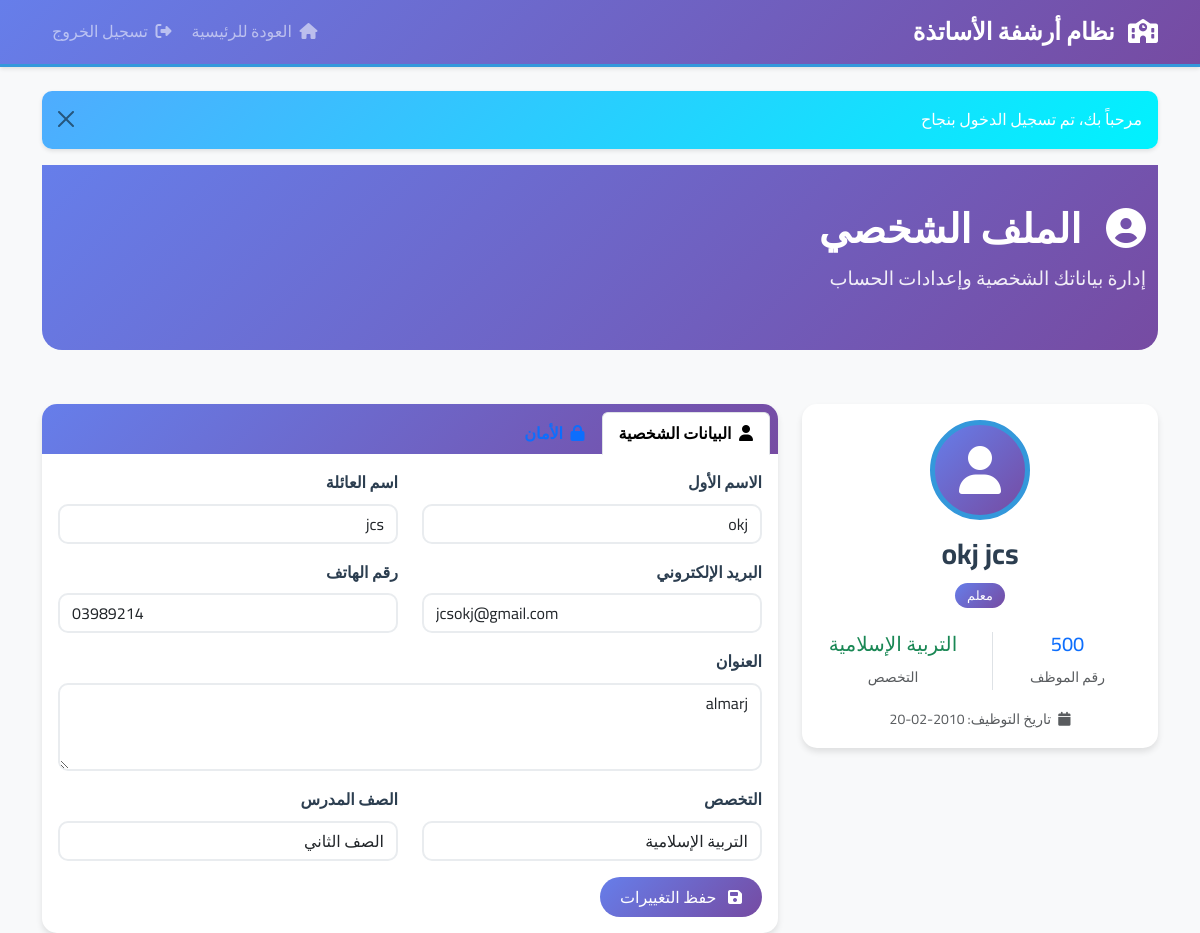
The app's page /teachers/profile.php (signed in) with its own data.
### tables this page shows
CREATE TABLE teachers (
            id INTEGER PRIMARY KEY AUTOINCREMENT,
            user_id INTEGER UNIQUE,
            employee_id VARCHAR(20) UNIQUE,
            first_name VARCHAR(50) NOT NULL,
            last_name VARCHAR(50) NOT NULL,
            email VARCHAR(100),
            phone VARCHAR(20),
            address TEXT,
            hire_date DATE,
            birth_date DATE,
            national_id VARCHAR(20),
            subject VARCHAR(100),
            grade_level VARCHAR(50),
            photo VARCHAR(255),
            is_present INTEGER DEFAULT 0,
            created_at DATETIME DEFAULT CURRENT_TIMESTAMP,
            updated_at DATETIME DEFAULT CURRENT_TIMESTAMP,
            FOREIGN KEY (user_id) REFERENCES users(id) ON DELETE CASCADE
        );

### config/database.php (called while the page is built, shortened)
<?php
class Database {
    private $db;
    private $dbPath;
    public function __construct($dbPath = null) {
        $this->dbPath = $dbPath ?? (defined('DB_PATH') ? DB_PATH : 'C:\xampp\htdocs\school-system\database\school_archive.db');
        $this->createTables();
    }
    private function connect() {
        try {
            $dir = dirname($this->dbPath);
            $this->db = new PDO('sqlite:' . $this->dbPath);
            $this->db->setAttribute(PDO::ATTR_ERRMODE, PDO::ERRMODE_EXCEPTION);
            $this->db->exec('PRAGMA foreign_keys = ON');
        } catch (PDOException $e) {
            die('خطأ في الاتصال بقاعدة البيانات: ' . $e->getMessage());
        }
    }
    private function createTables() {
        try {
            $this->db->exec($sql);
            $this->insertDefaultData();
        } catch (PDOException $e) {
            die('خطأ في إنشاء الجداول: ' . $e->getMessage());
        }
    }
    private function insertDefaultData() {
        $stmt = $this->db->prepare("SELECT COUNT(*) FROM users WHERE role = 'admin'");
        $stmt->execute();
        $adminCount = $stmt->fetchColumn();
        $stmt = $this->db->prepare("SELECT COUNT(*) FROM subjects");
        $stmt->execute();
        $subjectsCount = $stmt->fetchColumn();
        $stmt = $this->db->prepare("SELECT COUNT(*) FROM grades");
        $stmt->execute();
        $gradesCount = $stmt->fetchColumn();
    }
    public function query($sql, $params = []) {
        try {
            $stmt = $this->db->prepare($sql);
            $stmt->execute($params);
            return $stmt;
        } catch (PDOException $e) {
            throw new Exception('خطأ في تنفيذ الاستعلام: ' . $e->getMessage());
        }
    }
}
?>

### teachers/profile.php (the view, shortened to what this page needs)
<?php
require_once '../config/config.php';
$currentUser = null;
$currentTeacher = null;
try {
    $stmt = $db->query("SELECT * FROM users WHERE id = ?", [$_SESSION['user_id']]);
    $currentUser = $stmt->fetch(PDO::FETCH_ASSOC);
    if ($currentUser) {
        $stmt = $db->query("SELECT * FROM teachers WHERE user_id = ?", [$_SESSION['user_id']]);
        $currentTeacher = $stmt->fetch(PDO::FETCH_ASSOC);
    }
} catch (Exception $e) {
    showMessage('خطأ في جلب بيانات المستخدم', 'error');
}
?>
<!DOCTYPE html>
<html lang="ar" dir="rtl">
<head>
    <link href="https://cdn.jsdelivr.net/npm/bootstrap@5.3.0/dist/css/bootstrap.rtl.min.css" rel="stylesheet">
    <link href="https://cdnjs.cloudflare.com/ajax/libs/font-awesome/6.4.0/css/all.min.css" rel="stylesheet">
    <link href="../assets/css/style.css" rel="stylesheet">
</head>
<body>
    <nav class="navbar navbar-expand-lg navbar-dark bg-primary">
        <div class="container">
            <a class="navbar-brand" href="../index.php">
                <i class="fas fa-school me-2"></i>
                <?php echo APP_NAME; ?>
            </a>
            <div class="navbar-nav ms-auto">
                <a class="nav-link" href="../index.php">
                    <i class="fas fa-home me-1"></i>
                    العودة للرئيسية
                </a>
                <a class="nav-link" href="../logout.php">
                    <i class="fas fa-sign-out-alt me-1"></i>
                    تسجيل الخروج
                </a>
            </div>
        </div>
    </nav>
    <div class="container mt-4">
        <div class="row mb-4">
            <div class="col-12">
                <div class="page-header">
                    <div class="container">
                        <h1 class="page-title">
                            <i class="fas fa-user-circle me-3"></i>
                            الملف الشخصي
                        </h1>
                        <p class="page-subtitle">إدارة بياناتك الشخصية وإعدادات الحساب</p>
                    </div>
                </div>
            </div>
        </div>
        <div class="row">
            <div class="col-lg-4 mb-4">
                <div class="card">
                    <div class="card-body text-center">
                        <div class="profile-avatar bg-primary text-white d-flex align-items-center justify-content-center mx-auto mb-3" style="width: 100px; height: 100px; border-radius: 50%;">
                            <i class="fas fa-user fa-3x"></i>
                        </div>
                        <h4 class="profile-name">
                            <?php
                            if ($currentTeacher) {
                                echo htmlspecialchars($currentTeacher['first_name'] . ' ' . $currentTeacher['last_name']);
                            } else {
                                echo htmlspecialchars($currentUser['username']);
                            }
                            ?>
                        </h4>
                        <p class="profile-role">
                            <span class="badge bg-primary">معلم</span>
                        </p>
                        <?php if ($currentTeacher): ?>
                        <div class="row text-center mt-4">
                            <div class="col-6">
                                <div class="border-end">
                                    <h5 class="text-primary"><?php echo htmlspecialchars($currentTeacher['employee_id']); ?></h5>
                                    <small class="text-muted">رقم الموظف</small>
                                </div>
                            </div>
                            <div class="col-6">
                                <h5 class="text-success"><?php echo htmlspecialchars($currentTeacher['subject']); ?></h5>
                                <small class="text-muted">التخصص</small>
                            </div>
                        </div>
                        <div class="mt-3">
                            <small class="text-muted">
                                <i class="fas fa-calendar me-1"></i>
                                تاريخ التوظيف: <?php echo $currentTeacher['hire_date']; ?>
                            </small>
                        </div>
                        <?php endif; ?>
                    </div>
                </div>
            </div>
            <div class="col-lg-8">
                <div class="card">
                    <div class="card-header">
                        <ul class="nav nav-tabs card-header-tabs" id="profileTabs" role="tablist">
                            <li class="nav-item" role="presentation">
                                <button class="nav-link active" id="personal-tab" data-bs-toggle="tab" data-bs-target="#personal" type="button" role="tab">
                                    <i class="fas fa-user me-1"></i>
                                    البيانات الشخصية
                                </button>
                            </li>
                            <li class="nav-item" role="presentation">
                                <button class="nav-link" id="security-tab" data-bs-toggle="tab" data-bs-target="#security" type="button" role="tab">
                                    <i class="fas fa-lock me-1"></i>
                                </button>
                            </li>
                        </ul>
                    </div>
                    <div class="card-body">
                        <div class="tab-content" id="profileTabsContent">
                            <div class="tab-pane fade show active" id="personal" role="tabpanel">
                                <?php if ($currentTeacher): ?>
                                <form method="POST" class="needs-validation" novalidate>
                                    <div class="row">
                                        <div class="col-md-6 mb-3">
                                            <label for="first_name" class="form-label">الاسم الأول</label>
                                            <input type="text" class="form-control" id="first_name" name="first_name"
                                                   value="<?php echo htmlspecialchars($currentTeacher['first_name']); ?>" required>
                                        </div>
                                        <div class="col-md-6 mb-3">
                                            <label for="last_name" class="form-label">اسم العائلة</label>
                                            <input type="text" class="form-control" id="last_name" name="last_name"
                                                   value="<?php echo htmlspecialchars($currentTeacher['last_name']); ?>" required>
                                        </div>
                                    </div>
                                    <div class="row">
                                        <div class="col-md-6 mb-3">
                                            <label for="email" class="form-label">البريد الإلكتروني</label>
                                            <input type="email" class="form-control" id="email" name="email"
                                                   value="<?php echo htmlspecialchars($currentTeacher['email']); ?>">
                                        </div>
                                        <div class="col-md-6 mb-3">
                                            <label for="phone" class="form-label">رقم الهاتف</label>
                                            <input type="tel" class="form-control" id="phone" name="phone"
                                                   value="<?php echo htmlspecialchars($currentTeacher['phone']); ?>">
                                        </div>
                                    </div>
                                    <div class="mb-3">
                                        <label for="address" class="form-label">العنوان</label>
                                        <textarea class="form-control" id="address" name="address" rows="3"><?php echo htmlspecialchars($currentTeacher['address']); ?></textarea>
                                    </div>
                                    <div class="row">
                                        <div class="col-md-6 mb-3">
                                            <label class="form-label">التخصص</label>
                                            <input type="text" class="form-control" value="<?php echo htmlspecialchars($currentTeacher['subject']); ?>" readonly>
                                        </div>
                                        <div class="col-md-6 mb-3">
                                            <label class="form-label">الصف المدرس</label>
                                            <input type="text" class="form-control" value="<?php echo htmlspecialchars($currentTeacher['grade_level']); ?>" readonly>
                                        </div>
                                    </div>
                                    <button type="submit" name="update_profile" class="btn btn-primary">
                                        <i class="fas fa-save me-2"></i>
                                        حفظ التغييرات
                                    </button>
                                </form>
                                <?php endif; ?>
                            </div>
                        </div>
                    </div>
                </div>
            </div>
        </div>
    </div>
</body>
</html>

### assets/css/style.css (style rules this page uses)
body { font-family: 'Cairo', 'Segoe UI', Tahoma, Geneva, Verdana, sans-serif; background-color: #f8f9fa; line-height: 1.6; }
:root { --primary-color: #2c3e50; --secondary-color: #3498db; --success-color: #27ae60; --warning-color: #f39c12; --danger-color: #e74c3c; --info-color: #17a2b8; --light-color: #ecf0f1; --dark-color: #2c3e50; --gradient-primary: linear-gradient(135deg, #667eea 0%, #764ba2 100%); --gradient-success: linear-gradient(135deg, #4facfe 0%, #00f2fe 100%); --gradient-warning: linear-gradient(135deg, #fa709a 0%, #fee140 100%); --gradient-danger: linear-gradient(135deg, #ff6b6b 0%, #ffa500 100%); }
.bg-primary { background: var(--gradient-primary) !important; }
.navbar { box-shadow: 0 2px 4px rgba(0,0,0,0.1); border-bottom: 3px solid #3498db; }
.navbar-brand { font-weight: 700; font-size: 1.5rem; }
.navbar-nav .nav-link { font-weight: 500; transition: all 0.3s ease; border-radius: 5px; margin: 0 2px; }
.card { border: none; border-radius: 15px; box-shadow: 0 4px 6px rgba(0,0,0,0.1); transition: all 0.3s ease; overflow: hidden; }
.card-header { background: var(--gradient-primary); color: white; border-bottom: none; font-weight: 600; }
.btn { border-radius: 25px; font-weight: 500; padding: 8px 20px; transition: all 0.3s ease; border: none; }
.btn-primary { background: var(--gradient-primary); }
.form-control, .form-select { border-radius: 10px; border: 2px solid #e9ecef; transition: all 0.3s ease; font-family: 'Cairo', sans-serif; }
.form-label { font-weight: 600; color: var(--dark-color); margin-bottom: 8px; }
.badge { font-size: 0.8rem; padding: 6px 12px; border-radius: 20px; font-weight: 500; }
.fa, .fas, .far, .fab { transition: all 0.3s ease; }
.card { animation: fadeInUp 0.6s ease-out; }
.page-header { background: var(--gradient-primary); color: white; padding: 40px 0; margin-bottom: 30px; border-radius: 0 0 20px 20px; }
.page-title { font-size: 2.5rem; font-weight: 700; margin-bottom: 10px; }
.page-subtitle { font-size: 1.2rem; opacity: 0.9; }
.profile-avatar { width: 120px; height: 120px; border-radius: 50%; border: 5px solid #3498db; margin: 0 auto 20px; object-fit: cover; }
.profile-name { font-size: 1.8rem; font-weight: 700; color: var(--dark-color); margin-bottom: 10px; }
.profile-role { font-size: 1.1rem; color: #6c757d; margin-bottom: 20px; }

### records on screen
teachers: first_name+last_name "okj jcs", employee "500", subject "التربية الإسلامية", hire_date "2010-02-20", first_name "okj", last_name "jcs", email "jcsokj@gmail.com", phone "03989214", address "almarj", grade_level "الصف الثاني"

### other values on screen
APP_NAME "نظام أرشفة الأساتذة"
$message "مرحباً بك، تم تسجيل الدخول بنجاح"
